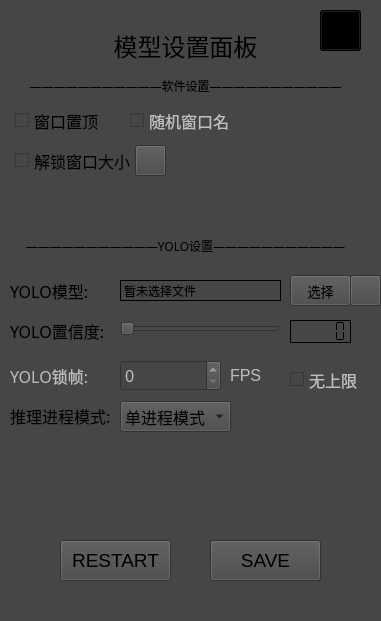
   <widget class="QWidget" name="settingsPanel" native="true">
    <property name="geometry">
     <rect>
      <x>1320</x>
      <y>0</y>
      <width>381</width>
      <height>621</height>
     </rect>
    </property>
    <property name="font">
     <font>
      <family>Microsoft YaHei</family>
      <pointsize>12</pointsize>
     </font>
    </property>
    <property name="contextMenuPolicy">
     <enum>Qt::ContextMenuPolicy::NoContextMenu</enum>
    </property>
    <property name="styleSheet">
     <string notr="true">background-color: rgb(70, 70, 70);</string>
    </property>
    <widget class="QLabel" name="label">
     <property name="geometry">
      <rect>
       <x>100</x>
       <y>30</y>
       <width>171</width>
       <height>31</height>
      </rect>
     </property>
     <property name="font">
      <font>
       <family>微软雅黑</family>
       <pointsize>18</pointsize>
      </font>
     </property>
     <property name="text">
      <string>模型设置面板</string>
     </property>
     <property name="alignment">
      <set>Qt::AlignmentFlag::AlignCenter</set>
     </property>
    </widget>
    <widget class="QLabel" name="label_7">
     <property name="geometry">
      <rect>
       <x>10</x>
       <y>320</y>
       <width>101</width>
       <height>21</height>
      </rect>
     </property>
     <property name="font">
      <font>
       <family>Microsoft YaHei</family>
       <pointsize>12</pointsize>
      </font>
     </property>
     <property name="text">
      <string>YOLO置信度:</string>
     </property>
    </widget>
    <widget class="QSlider" name="confSlider">
     <property name="geometry">
      <rect>
       <x>120</x>
       <y>320</y>
       <width>160</width>
       <height>18</height>
      </rect>
     </property>
     <property name="font">
      <font>
       <family>Microsoft YaHei UI</family>
       <pointsize>12</pointsize>
      </font>
     </property>
     <property name="maximum">
      <number>100</number>
     </property>
     <property name="orientation">
      <enum>Qt::Orientation::Horizontal</enum>
     </property>
    </widget>
    <widget class="QLCDNumber" name="confNumber">
     <property name="geometry">
      <rect>
       <x>290</x>
       <y>320</y>
       <width>61</width>
       <height>23</height>
      </rect>
     </property>
     <property name="font">
      <font>
       <family>Microsoft YaHei UI</family>
       <pointsize>12</pointsize>
      </font>
     </property>
     <property name="styleSheet">
      <string notr="true"/>
     </property>
     <property name="frameShape">
      <enum>QFrame::Shape::Box</enum>
     </property>
     <property name="frameShadow">
      <enum>QFrame::Shadow::Plain</enum>
     </property>
     <property name="lineWidth">
      <number>1</number>
     </property>
     <property name="digitCount">
      <number>5</number>
     </property>
     <property name="segmentStyle">
      <enum>QLCDNumber::SegmentStyle::Flat</enum>
     </property>
    </widget>
    <widget class="QPushButton" name="closeYoloSettingsButton">
     <property name="geometry">
      <rect>
       <x>320</x>
       <y>10</y>
       <width>41</width>
       <height>41</height>
      </rect>
     </property>
     <property name="cursor">
      <cursorShape>PointingHandCursor</cursorShape>
     </property>
     <property name="styleSheet">
      <string notr="true">background-color: rgb(0, 0, 0);</string>
     </property>
     <property name="text">
      <string/>
     </property>
     <property name="icon">
      <iconset>
       <normaloff>ico/close-modified.png</normaloff>ico/close-modified.png</iconset>
     </property>
     <property name="iconSize">
      <size>
       <width>28</width>
       <height>28</height>
      </size>
     </property>
    </widget>
    <widget class="QLabel" name="label_9">
     <property name="enabled">
      <bool>false</bool>
     </property>
     <property name="geometry">
      <rect>
       <x>10</x>
       <y>360</y>
       <width>91</width>
       <height>31</height>
      </rect>
     </property>
     <property name="font">
      <font>
       <family>Microsoft YaHei</family>
       <pointsize>12</pointsize>
      </font>
     </property>
     <property name="text">
      <string>YOLO锁帧:</string>
     </property>
    </widget>
    <widget class="QSpinBox" name="yoloFpsSetSpinBox">
     <property name="enabled">
      <bool>false</bool>
     </property>
     <property name="geometry">
      <rect>
       <x>120</x>
       <y>360</y>
       <width>101</width>
       <height>31</height>
      </rect>
     </property>
     <property name="alignment">
      <set>Qt::AlignmentFlag::AlignLeading|Qt::AlignmentFlag::AlignLeft|Qt::AlignmentFlag::AlignVCenter</set>
     </property>
    </widget>
    <widget class="QLabel" name="label_10">
     <property name="enabled">
      <bool>false</bool>
     </property>
     <property name="geometry">
      <rect>
       <x>230</x>
       <y>365</y>
       <width>31</width>
       <height>21</height>
      </rect>
     </property>
     <property name="font">
      <font>
       <family>Microsoft YaHei UI</family>
       <pointsize>12</pointsize>
      </font>
     </property>
     <property name="text">
      <string>FPS</string>
     </property>
    </widget>
    <widget class="QPushButton" name="RestartButton">
     <property name="geometry">
      <rect>
       <x>60</x>
       <y>540</y>
       <width>111</width>
       <height>41</height>
      </rect>
     </property>
     <property name="font">
      <font>
       <family>Microsoft YaHei UI</family>
       <pointsize>14</pointsize>
      </font>
     </property>
     <property name="text">
      <string>RESTART</string>
     </property>
    </widget>
    <widget class="QPushButton" name="saveButton">
     <property name="geometry">
      <rect>
       <x>210</x>
       <y>540</y>
       <width>111</width>
       <height>41</height>
      </rect>
     </property>
     <property name="font">
      <font>
       <family>Microsoft YaHei UI</family>
       <pointsize>14</pointsize>
      </font>
     </property>
     <property name="text">
      <string>SAVE</string>
     </property>
    </widget>
    <widget class="QLabel" name="label_11">
     <property name="geometry">
      <rect>
       <x>10</x>
       <y>280</y>
       <width>101</width>
       <height>21</height>
      </rect>
     </property>
     <property name="font">
      <font>
       <family>Microsoft YaHei</family>
       <pointsize>12</pointsize>
      </font>
     </property>
     <property name="text">
      <string>YOLO模型:</string>
     </property>
    </widget>
    <widget class="QLabel" name="modelFileLabel">
     <property name="geometry">
      <rect>
       <x>120</x>
       <y>280</y>
       <width>161</width>
       <height>21</height>
      </rect>
     </property>
     <property name="font">
      <font>
       <family>Cascadia Mono</family>
       <pointsize>9</pointsize>
      </font>
     </property>
     <property name="frameShape">
      <enum>QFrame::Shape::Box</enum>
     </property>
     <property name="text">
      <string>暂未选择文件</string>
     </property>
    </widget>
    <widget class="QPushButton" name="chooseModelButton">
     <property name="geometry">
      <rect>
       <x>290</x>
       <y>275</y>
       <width>61</width>
       <height>31</height>
      </rect>
     </property>
     <property name="font">
      <font>
       <family>Microsoft YaHei</family>
       <pointsize>10</pointsize>
      </font>
     </property>
     <property name="text">
      <string>选择</string>
     </property>
    </widget>
    <widget class="QLabel" name="label_17">
     <property name="geometry">
      <rect>
       <x>0</x>
       <y>230</y>
       <width>371</width>
       <height>31</height>
      </rect>
     </property>
     <property name="font">
      <font>
       <family>微软雅黑</family>
       <pointsize>9</pointsize>
      </font>
     </property>
     <property name="text">
      <string>———————————YOLO设置———————————</string>
     </property>
     <property name="alignment">
      <set>Qt::AlignmentFlag::AlignCenter</set>
     </property>
    </widget>
    <widget class="QLabel" name="label_18">
     <property name="geometry">
      <rect>
       <x>10</x>
       <y>400</y>
       <width>101</width>
       <height>31</height>
      </rect>
     </property>
     <property name="font">
      <font>
       <family>Microsoft YaHei</family>
       <pointsize>12</pointsize>
      </font>
     </property>
     <property name="text">
      <string>推理进程模式:</string>
     </property>
    </widget>
    <widget class="QComboBox" name="ProcessModeComboBox">
     <property name="geometry">
      <rect>
       <x>120</x>
       <y>401</y>
       <width>111</width>
       <height>31</height>
      </rect>
     </property>
     <property name="font">
      <font>
       <family>Microsoft YaHei</family>
       <pointsize>12</pointsize>
      </font>
     </property>
     <item>
      <property name="text">
       <string>单进程模式</string>
      </property>
     </item>
     <item>
      <property name="text">
       <string>多进程模式</string>
      </property>
     </item>
    </widget>
    <widget class="QLabel" name="label_19">
     <property name="geometry">
      <rect>
       <x>0</x>
       <y>70</y>
       <width>371</width>
       <height>31</height>
      </rect>
     </property>
     <property name="font">
      <font>
       <family>微软雅黑</family>
       <pointsize>9</pointsize>
      </font>
     </property>
     <property name="text">
      <string>———————————软件设置———————————</string>
     </property>
     <property name="alignment">
      <set>Qt::AlignmentFlag::AlignCenter</set>
     </property>
    </widget>
    <widget class="QCheckBox" name="topWindowCheckBox">
     <property name="geometry">
      <rect>
       <x>15</x>
       <y>110</y>
       <width>91</width>
       <height>21</height>
      </rect>
     </property>
     <property name="font">
      <font>
       <family>Microsoft YaHei</family>
       <pointsize>12</pointsize>
      </font>
     </property>
     <property name="text">
      <string>窗口置顶</string>
     </property>
    </widget>
    <widget class="QLabel" name="label_8">
     <property name="geometry">
      <rect>
       <x>240</x>
       <y>407</y>
       <width>21</width>
       <height>21</height>
      </rect>
     </property>
     <property name="sizePolicy">
      <sizepolicy hsizetype="Fixed" vsizetype="Fixed">
       <horstretch>0</horstretch>
       <verstretch>0</verstretch>
      </sizepolicy>
     </property>
     <property name="toolTip">
      <string>保存后重启生效</string>
     </property>
     <property name="text">
      <string/>
     </property>
     <property name="pixmap">
      <pixmap>ico/warningtriangle_87535-modified.png</pixmap>
     </property>
     <property name="scaledContents">
      <bool>true</bool>
     </property>
    </widget>
    <widget class="QPushButton" name="reloadModelButton">
     <property name="geometry">
      <rect>
       <x>350</x>
       <y>275</y>
       <width>31</width>
       <height>31</height>
      </rect>
     </property>
     <property name="toolTip">
      <string>立即重新加载模型</string>
     </property>
     <property name="text">
      <string/>
     </property>
     <property name="icon">
      <iconset>
       <normaloff>ico/restartr-modified.png</normaloff>ico/restartr-modified.png</iconset>
     </property>
    </widget>
    <widget class="QCheckBox" name="topWindowCheckBox_2">
     <property name="enabled">
      <bool>false</bool>
     </property>
     <property name="geometry">
      <rect>
       <x>130</x>
       <y>110</y>
       <width>101</width>
       <height>21</height>
      </rect>
     </property>
     <property name="font">
      <font>
       <family>Microsoft YaHei</family>
       <pointsize>12</pointsize>
      </font>
     </property>
     <property name="text">
      <string>随机窗口名</string>
     </property>
    </widget>
    <widget class="QCheckBox" name="checkBox_2">
     <property name="enabled">
      <bool>false</bool>
     </property>
     <property name="geometry">
      <rect>
       <x>290</x>
       <y>370</y>
       <width>78</width>
       <height>19</height>
      </rect>
     </property>
     <property name="text">
      <string>无上限</string>
     </property>
    </widget>
    <widget class="QCheckBox" name="unlockWindowSizeCheckBox">
     <property name="enabled">
      <bool>true</bool>
     </property>
     <property name="geometry">
      <rect>
       <x>15</x>
       <y>150</y>
       <width>121</width>
       <height>21</height>
      </rect>
     </property>
     <property name="font">
      <font>
       <family>Microsoft YaHei</family>
       <pointsize>12</pointsize>
      </font>
     </property>
     <property name="text">
      <string>解锁窗口大小</string>
     </property>
    </widget>
    <widget class="QLabel" name="label_28">
     <property name="geometry">
      <rect>
       <x>170</x>
       <y>150</y>
       <width>21</width>
       <height>21</height>
      </rect>
     </property>
     <property name="sizePolicy">
      <sizepolicy hsizetype="Fixed" vsizetype="Fixed">
       <horstretch>0</horstretch>
       <verstretch>0</verstretch>
      </sizepolicy>
     </property>
     <property name="toolTip">
      <string>开发人员选项</string>
     </property>
     <property name="text">
      <string/>
     </property>
     <property name="pixmap">
      <pixmap>ico/warningtriangle_87535-modified.png</pixmap>
     </property>
     <property name="scaledContents">
      <bool>true</bool>
     </property>
    </widget>
    <widget class="QPushButton" name="resetSizeButton">
     <property name="geometry">
      <rect>
       <x>135</x>
       <y>145</y>
       <width>31</width>
       <height>31</height>
      </rect>
     </property>
     <property name="toolTip">
      <string>立即重新加载模型</string>
     </property>
     <property name="text">
      <string/>
     </property>
     <property name="icon">
      <iconset>
       <normaloff>ico/restartr-modified.png</normaloff>ico/restartr-modified.png</iconset>
     </property>
    </widget>
   </widget>
